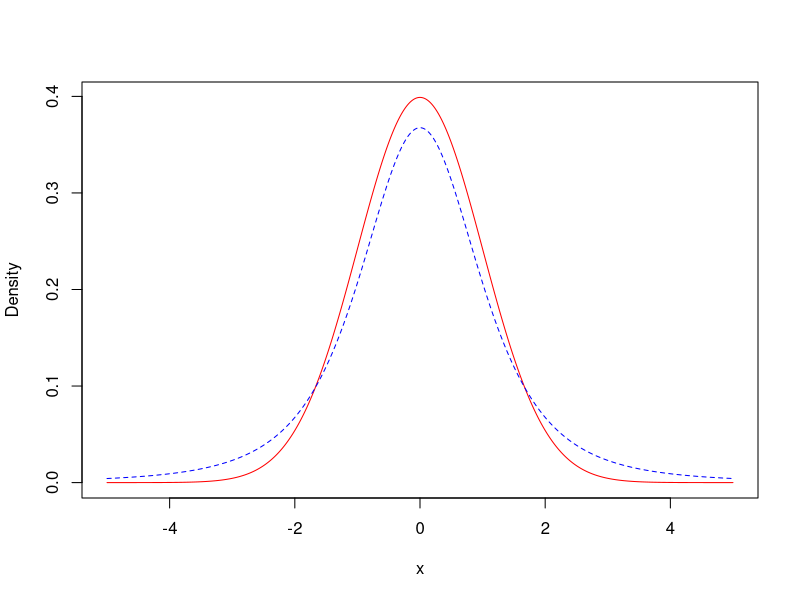
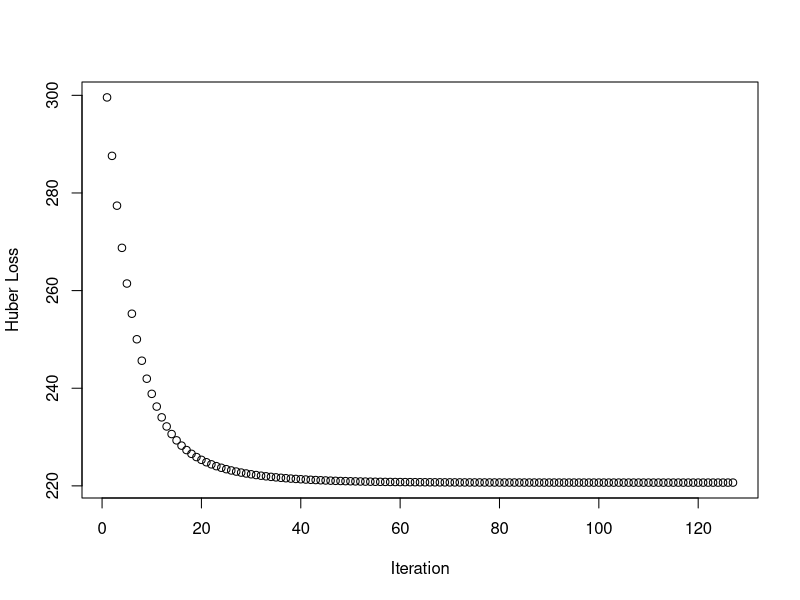
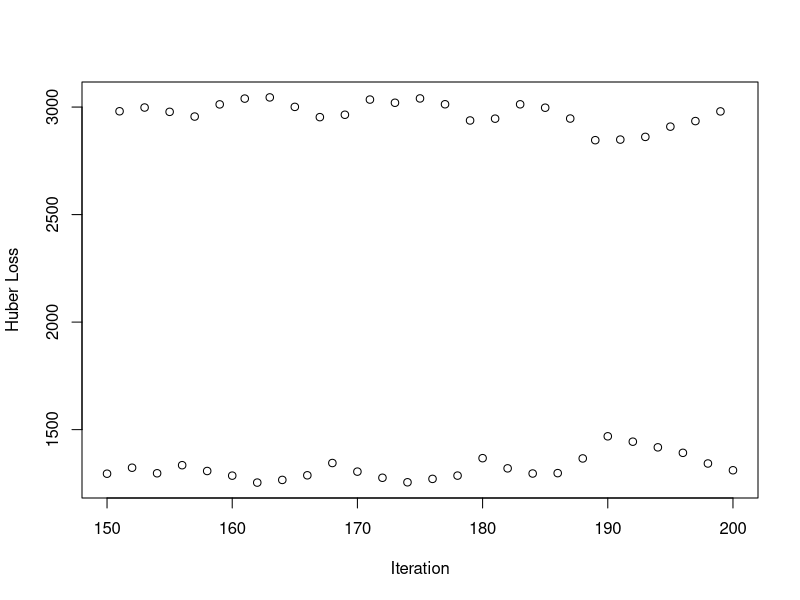

The R script that drew these images, in order:
## ---- chunk 1
knitr::opts_chunk$set(echo = TRUE)
## ---- chunk 2
n <- 100
p <- 10
s <- 3
set.seed(0)
x <- matrix(rnorm(n*p), n, p)
b <- c(-0.7, 0.7, 1, rep(0, p-s))
y <- x %*% b + rt(n, df = 2)
cor(y, x)
# From the correlation between predictor variable x and response y, we are not able to pick out 
# each of the 3 relevant variables.
## ---- chunk 3
xp <- seq(-5, 5, 0.01)
plot(xp, dnorm(xp), type = 'l', col = "red", xlab = 'x', ylab = 'Density')
lines(xp, dt(xp, df = 3), lty = 2, col = "blue")
# From the plot, we could see that the t-distribution has thicker tails. 
## ---- chunk 4
psi <- function(r, c = 1){
  return(ifelse((r^2 > c^2), 2*c*abs(r)-c^2, r^2))
}

huber.loss <- function(b){
  sum(psi(y - x %*% b))
}
## ---- chunk 5
library(numDeriv)
grad.descent <- function(f, x1, max.iter = 200, step.size = 0.001, stopping.deriv = 0.1){
  n <- length(x1)
  xmat <- matrix(0, n, max.iter)
  xmat[, 1] <- x1
  for (i in 2:max.iter){
    gradient <- grad(f, xmat[, i-1])
    
    if(all(abs(gradient) < stopping.deriv)){
      i <- i - 1
      break
    }
    xmat[, i] <- xmat[, i-1] - step.size * gradient
  }
  xmat <- xmat[, 1:i]
  return(list(x = xmat[, i], xmat = xmat, i = i))
}
gd <- grad.descent(huber.loss, x1 = rep(0, p), max.iter = 200, step.size = 0.001, stopping.deriv = 0.1)
gd$x
gd$i
## ---- chunk 6
obj <- apply(gd$xmat[, 1:gd$i], 2, huber.loss)
plot(1:gd$i, obj, xlab = 'Iteration', ylab = 'Huber Loss')
# From the plot, we could see that at the start the change from each iteration is significant, 
# and the difference is becoming smaller and smllaer towards the end.
## ---- chunk 7
gd1 <- grad.descent(huber.loss, x1 = rep(0, p), max.iter = 200, step.size = 0.1, stopping.deriv = 0.1)
gd1$i
obj1 <- apply(gd1$xmat[, 1:gd1$i], 2, huber.loss)
plot(150:200, obj1[150:200], xlab = 'Iteration', ylab = 'Huber Loss')
# From the plot, we could see that the huber loss is oscillating between 1300 and 3000. 
# It is not converging at the end.
gd$xmat
# From the xmat, we could see that the coefficients are not converging either. 
# They are oscillating between positive and negative values.
## ---- chunk 8
sparse.grad.descent <- function(f, x1, max.iter = 200, step.size = 0.001, stopping.deriv = 0.1){
  n <- length(x1)
  xmat <- matrix(0, n, max.iter)
  xmat[, 1] <- x1
  for (i in 2:max.iter){
    gradient <- grad(f, xmat[, i-1])
    
    if(all(abs(gradient) < stopping.deriv)){
      i <- i - 1
      break
    }
    new <- xmat[, i-1] - step.size * gradient
    new[abs(new) < 0.05] <- 0
    xmat[, i] <- new
  }
  xmat <- xmat[, 1:i]
  return(list(x = xmat[, i], xmat = xmat, i = i))  
}
gd.sparse <- sparse.grad.descent(huber.loss, x1 = rep(0, p))
gd.sparse$x
## ---- chunk 9
for (i in 1:10){
  assign(paste("X", i, sep = ""), x[, i])
}
fit <- lm(y ~ X1 + X2 + X3 + X4 + X5+ X6 + X7 + X8 + X9 + X10 + 0)
fit$coefficients
mean((b - fit$coefficients)^2)
mean((b - gd$x)^2)
mean((b - gd.sparse$x)^2)
# From the results, we could see that gd.sparse is the best.
## ---- chunk 10
set.seed(10)
y <- x %*% b + rt(n, df = 2)
gd <- grad.descent(huber.loss, x1 = rep(0, p))
gd.sparse <- sparse.grad.descent(huber.loss, x1 = rep(0, p))
gd$x
gd.sparse$x
mean((b - gd$x)^2)
mean((b - gd.sparse$x)^2)
# Gradient descent has a smaller mean squared error. 
# We can deduce that the variability of the sparse method is higher than the regular method.
## ---- chunk 11
gdmean <- c()
gdsmean <- c()
for (i in 1:10){
  y <- x %*% b + rt(n, df = 2)
  gd <- grad.descent(huber.loss, x1 = rep(0, p))
  gd.sparse <- sparse.grad.descent(huber.loss, x1 = rep(0, p))
  gdmean[i] <- mean((b - gd$x)^2)
  gdsmean[i] <- mean((b - gd.sparse$x)^2)
}
summary(gdmean)
summary(gdsmean)
# Gradient descent has a lower average mean squared error.
# Sparsified gradient descent has a lower minimum mean squared error.
# This is in line with our interpretation of the variability in the previous question.
